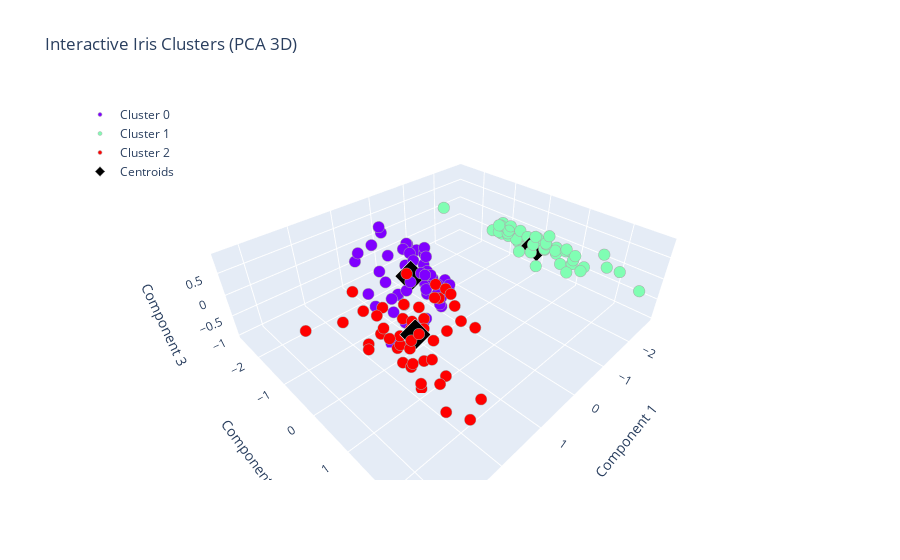

The code cell stored with this chart in its notebook:
### Code cell
# For 3D visualization
X_pca_3d = visualization_utils.reduce_dimensions(X, method="pca", n_components=3)
centers_pca_3d = visualization_utils.reduce_dimensions(centers, method="pca", n_components=3)

fig_3d = visualization_utils.plot_clusters_plotly(
    X_pca_3d, labels, centers_pca_3d,
    point_labels=result_df['species'].to_list(),
    title='Interactive Iris Clusters (PCA 3D)'
)
fig_3d.show()
